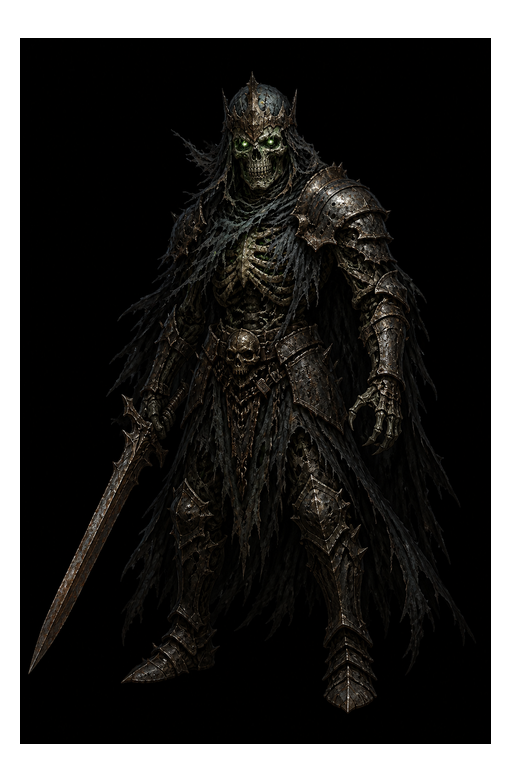
#> input picture btt-web-playtest/assets/actors/generated/v56/skeleton-warrior-idle-v56.png, 512 x 768 px, found by its file name
$ python install-painted-art.py
#> lines starting #> are read from the running program, lines starting #| are printed output that depends on the picture
#!/usr/bin/env python3
"""Install generated painted art into Beneath the Throne asset paths."""

from __future__ import annotations

import shutil  # noqa: F401 — kept for manual repair workflows
from pathlib import Path

from PIL import Image, ImageEnhance

ROOT = Path(__file__).resolve().parents[1]
ARTIFACTS = Path("/opt/cursor/artifacts/assets")
ACTOR_V56 = ROOT / "assets/actors/generated/v56"
ACTOR_V80 = ROOT / "assets/actors/generated/v80"
NPC_DIR = ROOT / "assets/npcs/generated/v1"
ENEMY_DIR = ROOT / "assets/portraits/enemies"

TARGET_SIZE = (512, 768)


def load_rgba(path: Path) -> Image.Image:
    return Image.open(path).convert("RGBA")
#> returned value is the input picture: PIL image 512x768 RGBA; mean R, G, B, A 8.9, 8.1, 6.6, 215.6


def fit_character(img: Image.Image, size: tuple[int, int] = TARGET_SIZE) -> Image.Image:
    """Letterbox painted art onto combat canvas, preserving aspect ratio."""
#> called with size = (512, 768)
    tw, th = size
#> tw = 512; th = 768
    canvas = Image.new("RGBA", size, (0, 0, 0, 0))
#> canvas: PIL image 512x768 RGBA; every value is 0
    iw, ih = img.size
#> iw = 512; ih = 768
    scale = min(tw / iw, th / ih) * 0.92
#> scale = 0.92
    nw, nh = int(iw * scale), int(ih * scale)
#> nw = 471; nh = 706
    resized = img.resize((nw, nh), Image.Resampling.LANCZOS)
    ox, oy = (tw - nw) // 2, th - nh - 24
#> ox = 20; oy = 38
    canvas.paste(resized, (ox, max(oy, 0)), resized)
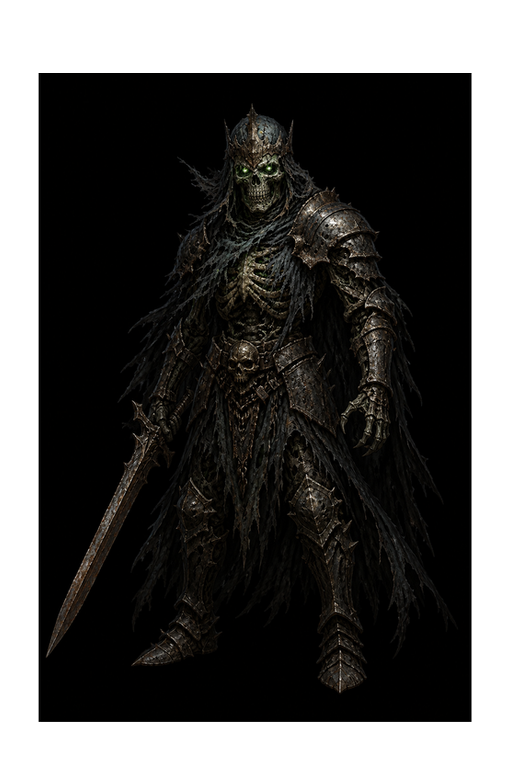
#> canvas: PIL image 512x768 RGBA; mean R, G, B, A 7.6, 6.8, 5.6, 182.1; transparent parts drawn white
    return canvas


def save(img: Image.Image, dest: Path) -> None:
    dest.parent.mkdir(parents=True, exist_ok=True)
    img.save(dest, "PNG", optimize=True)
    print(f"  {dest.relative_to(ROOT)} ({dest.stat().st_size // 1024}KB)")


def install_actor(name: str, artifact_name: str | None = None, *, v80_name: str | None = None) -> None:
    src = ARTIFACTS / (artifact_name or name)
    if not src.exists():
        print(f"  SKIP missing artifact {src.name}")
        return
    img = fit_character(load_rgba(src))
    save(img, ACTOR_V56 / name)
    if v80_name:
        save(img, ACTOR_V80 / v80_name)


def install_npc(name: str) -> None:
    src = ARTIFACTS / name
    if not src.exists():
        print(f"  SKIP missing artifact {name}")
        return
    save(fit_character(load_rgba(src)), NPC_DIR / name)


def make_defeated(idle_path: Path, dest: Path, darken: float = 0.55) -> None:
    if not idle_path.exists():
        return
    img = load_rgba(idle_path)
    w, h = img.size
    fallen = img.rotate(88, resample=Image.Resampling.BICUBIC, expand=True)
    fw, fh = fallen.size
    crop = fallen.crop(((fw - w) // 2, (fh - int(h * 0.45)) // 2, (fw + w) // 2, (fh + int(h * 0.45)) // 2 + int(h * 0.45)))
    out = crop.resize((w, h), Image.Resampling.LANCZOS)
    out = ImageEnhance.Brightness(out).enhance(darken)
    save(out, dest)


def install_defeated(kind: str, hurt_v80: str) -> None:
    hurt = ACTOR_V80 / hurt_v80
    make_defeated(hurt, ENEMY_DIR / kind / "defeated-v1.png")
    make_defeated(hurt, ENEMY_DIR / kind / "defeated-v80.png")


def main() -> None:
    print("Installing enemy combat sprites...")
    enemies = [
        ("skeleton-warrior-idle-v56.png", None, "skeleton-warrior-idle-v80.png"),
        ("skeleton-warrior-attack-v56.png", None, "skeleton-warrior-attack-v80.png"),
        ("skeleton-warrior-hurt-v56.png", None, "skeleton-warrior-hurt-v80.png"),
        ("wolf-stalker-idle-v56.png", None, "wolf-stalker-idle-v80.png"),
        ("wolf-stalker-attack-v56.png", None, "wolf-stalker-attack-v80.png"),
        ("wolf-stalker-hurt-v56.png", None, "wolf-stalker-hurt-v80.png"),
        ("cultist-bandit-idle-crop-v76.png", "cultist-bandit-idle-v76.png", "cultist-bandit-idle-v80.png"),
        ("cultist-bandit-attack-v76.png", None, "cultist-bandit-attack-v80.png"),
        ("cultist-bandit-hurt-v76.png", None, "cultist-bandit-hurt-v80.png"),
        ("elite-corrupted-knight-idle-v56.png", None, "elite-corrupted-knight-idle-v80.png"),
        ("elite-corrupted-knight-attack-v56.png", None, "elite-corrupted-knight-attack-v80.png"),
        ("elite-corrupted-knight-hurt-v56.png", None, "elite-corrupted-knight-hurt-v80.png"),
    ]
    for dest_name, artifact, v80_name in enemies:
        install_actor(dest_name, artifact, v80_name=v80_name)
#> pass 2 of the loop in main, `for dest_name, artifact, v80_name in enemies:`:
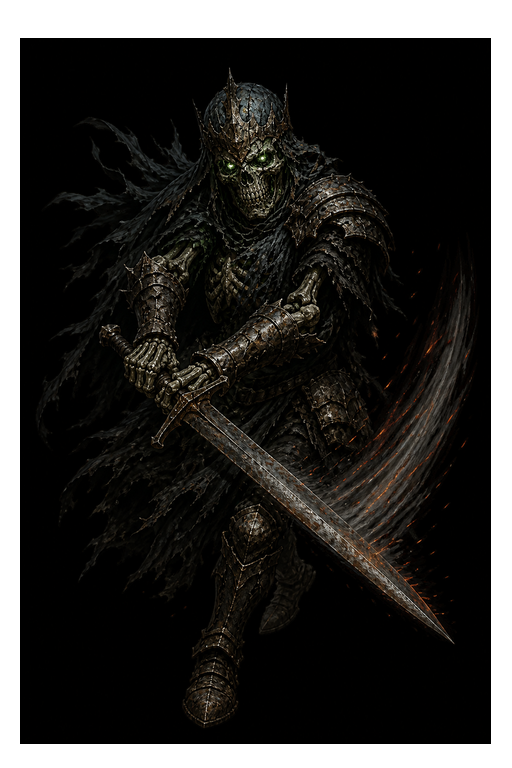
#> input picture btt-web-playtest/assets/actors/generated/v56/skeleton-warrior-attack-v56.png, 512 x 768 px, found by its file name
#> in load_rgba, returned value is the input picture: PIL image 512x768 RGBA; mean R, G, B, A 10.7, 9.6, 7.5, 215.6
#> in fit_character (call 2), `canvas.paste(resized, (ox, max(oy, 0)), resized)`:
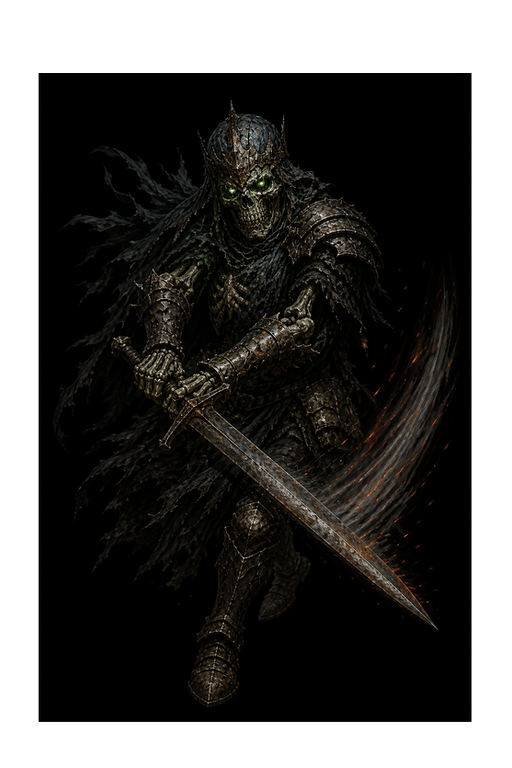
#> canvas: PIL image 512x768 RGBA; mean R, G, B, A 9.1, 8.1, 6.4, 182.1; transparent parts drawn white

    print("Generating defeated poses from hurt sprites...")
    defeated_map = {
        "skeleton": "skeleton-warrior-hurt-v80.png",
        "wolf": "wolf-stalker-hurt-v80.png",
        "bandit": "cultist-bandit-hurt-v80.png",
        "cultist": "cultist-bandit-hurt-v80.png",
        "corrupted_knight": "elite-corrupted-knight-hurt-v80.png",
    }
    for kind, src_name in defeated_map.items():
        install_defeated(kind, src_name)
#> pass 2 of the loop in main, `for kind, src_name in defeated_map.items():`:

    print("Installing NPC portraits...")
    for name in [
        "blacksmith-v1.png", "market_merchant-v1.png", "innkeeper-v1.png",
        "tavern_keeper-v1.png", "town_clerk-v1.png", "slum_beggar-v1.png",
        "gang_lookout-v1.png", "healer_herbalist-v1.png", "caravan_trader-v1.png",
        "castle_guard-v1.png", "companion_scout-v1.png", "companion_mage-v1.png",
    ]:
        install_npc(name)
#> pass 2 of the loop in main, `for name in [`:

    print("Refreshing companion combat actor sprites...")
    for npc, v56, v80 in [
        ("companion_scout-v1.png", "companion-scout-idle-v56.png", "companion-scout-idle-v80.png"),
        ("companion_mage-v1.png", "companion-armored-idle-v56.png", "companion-armored-idle-v80.png"),
    ]:
        src = NPC_DIR / npc
        if src.exists():
            img = fit_character(load_rgba(src))
            save(img, ACTOR_V56 / v56)
            save(img, ACTOR_V80 / v80)
#> pass 2 of the loop in main, `for npc, v56, v80 in [`:

    print("Done.")


if __name__ == "__main__":
    main()
